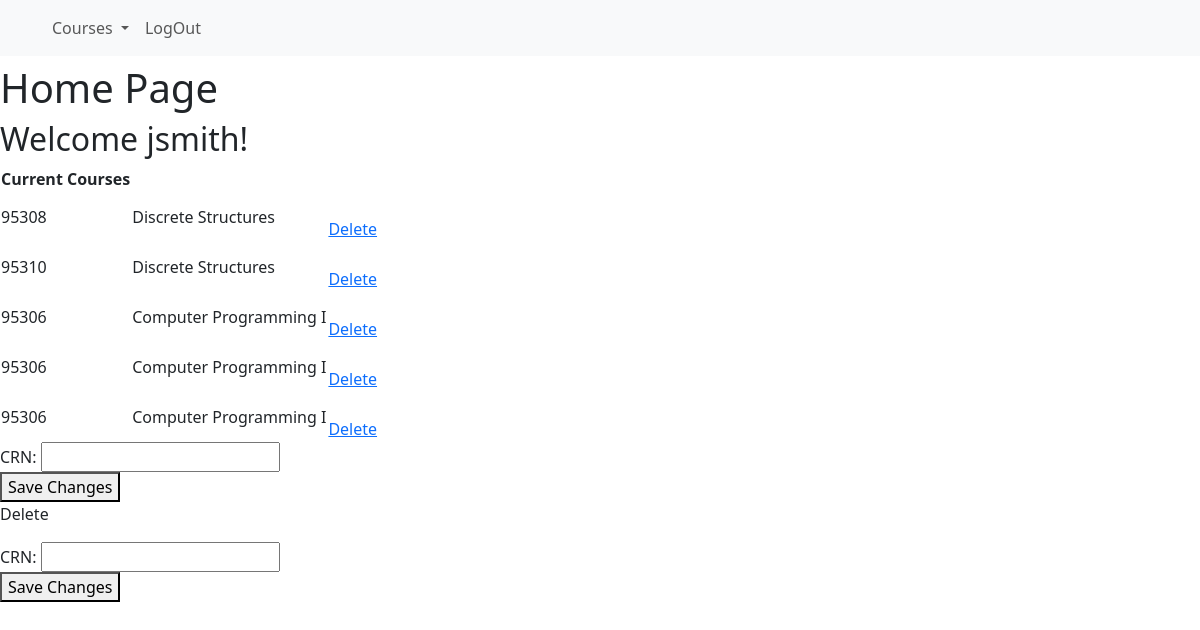
The app's page /student/jsmith with its own data.
### Flask.py (models this page shows, shortened)
class courses(db.Model):
    CRN=db.Column(db.String(200),primary_key=True,unique=True)
    classCode=db.Column(db.String(200),nullable=False)
    maxEnrollment=db.Column(db.Integer,nullable=False)
    enrollment=db.Column(db.Integer,nullable=False)
    courseTitle=db.Column(db.String(200),nullable=True)
    courseSection=db.Column(db.String(200),nullable=True)
    weekDays=db.Column(db.String(200),nullable=True)
    startTime=db.Column(db.String(200),nullable=True)
    endTime=db.Column(db.String(200),nullable=True)
    profid=db.Column(db.String(200),nullable=True)

### Flask.py (the view)
@app.route("/student/<netid>",methods=['POST','GET'])
def student(netid):
   if(request.method=='POST'):
       newCode=request.form["CRN"]
       print(newCode)
       newCourse=enrollment(CRN=newCode,netid=netid)
       db.session.add(newCourse)
       db.session.commit()
       results = db.session.query(courses.CRN,courses.courseTitle).join(enrollment, enrollment.CRN == courses.CRN, isouter=False).filter_by(netid=netid).all()
       return render_template("student.html",netid=netid,results=results)
   else:
    results = db.session.query(courses.CRN,courses.courseTitle).join(enrollment, enrollment.CRN == courses.CRN, isouter=False).filter_by(netid=netid).all()
    return render_template("student.html",netid=netid,results=results)

### templates/student.html (shortened to what this page needs)
{% extends "basisStudent.html"%}
{%block name%}Home Page{%endblock%}
{%block content%}<h2>Welcome {{netid}}!</h2>
<table>
    <tr>
        <th>Current Courses</th>
    </tr>
    {% for i in results %}
        <tr>
            <td>{{ i.CRN }}</td>
            <td>{{ i.courseTitle }}</td>
            <td>
                <br>
                <a href="{{ url_for('studentCourseREMOVE',netid=netid) }}">Delete</a>
            </td>
        </tr>
        {% endfor %}
</table>
<form action="{{ url_for('student', netid=netid) }}" method="post">
    <label for="CRN">CRN:</label>
    <input type="text" name="CRN" required><br>
    <button type="submit">Save Changes</button>
</form>
<p>Delete</p>
<form action="{{ url_for('studentCourseREMOVE',netid="{{ netid }}")}}" method="post">
    <label for="CRN">CRN:</label>
    <input type="text" name="CRN" required><br>
    <button type="submit">Save Changes</button>
</form>
{%endblock%}

### records on screen
courses: CRN "95308", courseTitle "Discrete Structures"
courses: CRN "95310", courseTitle "Discrete Structures"
courses: CRN "95306", courseTitle "Computer Programming I"

### other values on screen
{{ netid }} "jsmith"
